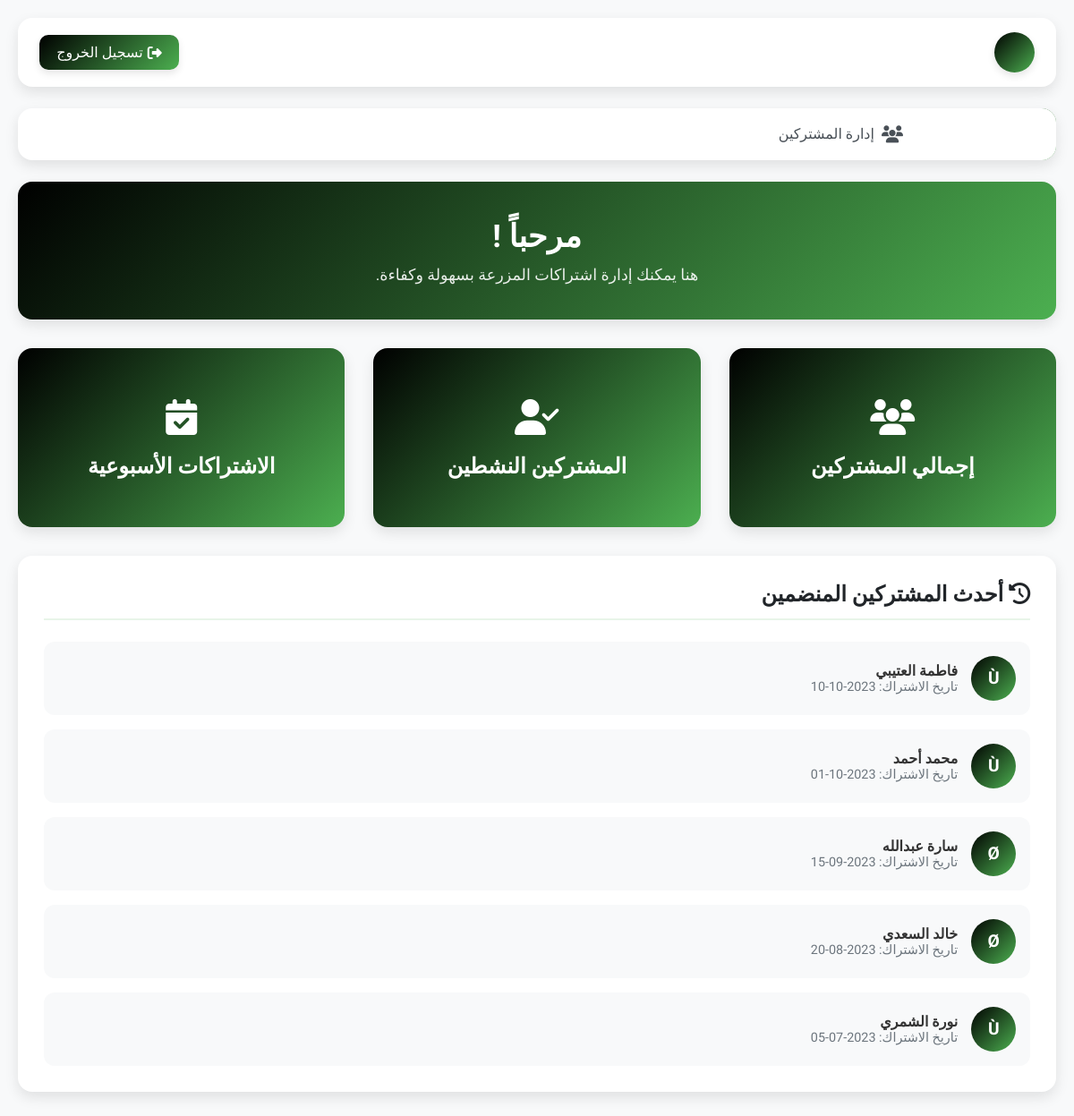
The app's page / (signed in) with its own data.
### tables this page shows
CREATE TABLE IF NOT EXISTS subscribers (
    id INT AUTO_INCREMENT PRIMARY KEY,
    full_name VARCHAR(255) NOT NULL,
    email VARCHAR(255) NOT NULL UNIQUE,
    phone VARCHAR(20),
    address TEXT NOT NULL,
    subscription_type ENUM('أسبوعي', 'شهري', 'ربع سنوي') DEFAULT 'أسبوعي',
    subscription_status ENUM('نشط', 'موقف', 'ملغى') DEFAULT 'نشط',
    start_date DATE NOT NULL,
    payment_method ENUM('بطاقة ائتمان', 'تحويل بنكي', 'نقدي عند الاستلام') DEFAULT 'بطاقة ائتمان',
    box_preferences TEXT,
    notes TEXT,
    created_at TIMESTAMP DEFAULT CURRENT_TIMESTAMP,
    updated_at TIMESTAMP DEFAULT CURRENT_TIMESTAMP ON UPDATE CURRENT_TIMESTAMP
);

### config.php (called while the page is built, shortened)
<?php
$conn = mysqli_connect(DB_SERVER, DB_USERNAME, DB_PASSWORD, DB_NAME);
mysqli_set_charset($conn, "utf8");
function getSystemStats() {
    global $conn;
    $stats = array();
    $sql = "SELECT COUNT(*) as total FROM subscribers";
    $result = mysqli_query($conn, $sql);
    $row = mysqli_fetch_assoc($result);
    $stats['total_subscribers'] = $row['total'] ? $row['total'] : 0;
    $sql = "SELECT COUNT(*) as total FROM subscribers WHERE subscription_status = 'نشط'";
    $result = mysqli_query($conn, $sql);
    $row = mysqli_fetch_assoc($result);
    $stats['active_subscribers'] = $row['total'] ? $row['total'] : 0;
    $sql = "SELECT subscription_type, COUNT(*) as total FROM subscribers GROUP BY subscription_type";
    $result = mysqli_query($conn, $sql);
    $stats['subscribers_by_type'] = array();
    while($row = mysqli_fetch_assoc($result)) {
        $stats['subscribers_by_type'][$row['subscription_type']] = $row['total'];
    }
    $sql = "SELECT full_name, start_date FROM subscribers ORDER BY start_date DESC LIMIT 5";
    $result = mysqli_query($conn, $sql);
    $stats['recent_subscribers'] = array();
    while($row = mysqli_fetch_assoc($result)) {
        $stats['recent_subscribers'][] = $row;
    }
    return $stats;
}
?>

### index.php (the view, shortened to what this page needs)
<?php
include "config.php";
$stats = getSystemStats();
?>
<!DOCTYPE html>
<html lang="ar" dir="rtl">
<head>
    <link rel="stylesheet" href="https://cdnjs.cloudflare.com/ajax/libs/font-awesome/6.4.0/css/all.min.css">
</head>
<body>
    <div class="container">
        <div class="topbar">
            <div class="user-info">
                <div class="avatar"><?php echo substr($_SESSION["username"], 0, 1); ?></div>
            </div>
            <a href="logout.php" class="logout-btn"><i class="fas fa-sign-out-alt"></i> تسجيل الخروج</a>
        </div>
        <div class="nav">
            <a href="index.php" class="active"><i class="fas fa-home"></i> الرئيسية</a>
            <a href="subscribers.php"><i class="fas fa-users"></i> إدارة المشتركين</a>
        </div>
        <div class="welcome-section">
            <h2>مرحباً <?php echo $_SESSION["username"]; ?>!</h2>
            <p>هنا يمكنك إدارة اشتراكات المزرعة بسهولة وكفاءة.</p>
        </div>
        <div class="flip-cards">
            <div class="flip-card">
                <div class="flip-card-inner">
                    <div class="flip-card-front">
                        <div class="flip-card-icon"><i class="fas fa-users"></i></div>
                        <h3>إجمالي المشتركين</h3>
                    </div>
                    <div class="flip-card-back">
                        <h3>إجمالي المشتركين</h3>
                        <p><?php echo $stats['total_subscribers']; ?></p>
                    </div>
                </div>
            </div>
            <div class="flip-card">
                <div class="flip-card-inner">
                    <div class="flip-card-front">
                        <div class="flip-card-icon"><i class="fas fa-user-check"></i></div>
                        <h3>المشتركين النشطين</h3>
                    </div>
                    <div class="flip-card-back">
                        <h3>المشتركين النشطين</h3>
                        <p><?php echo $stats['active_subscribers']; ?></p>
                    </div>
                </div>
            </div>
            <div class="flip-card">
                <div class="flip-card-inner">
                    <div class="flip-card-front">
                        <div class="flip-card-icon"><i class="fas fa-calendar-check"></i></div>
                        <h3>الاشتراكات الأسبوعية</h3>
                    </div>
                    <div class="flip-card-back">
                        <h3>الاشتراكات الأسبوعية</h3>
                        <p><?php echo isset($stats['subscribers_by_type']['أسبوعي']) ? $stats['subscribers_by_type']['أسبوعي'] : 0; ?></p>
                    </div>
                </div>
            </div>
        </div>
        <div class="recent-subscribers">
            <h3><i class="fas fa-history"></i> أحدث المشتركين المنضمين</h3>
            <div class="subscriber-list">
                <?php if(count($stats['recent_subscribers']) > 0): ?>
                    <?php foreach($stats['recent_subscribers'] as $subscriber): ?>
                        <div class="subscriber-item">
                            <div class="subscriber-avatar"><?php echo substr($subscriber['full_name'], 0, 1); ?></div>
                            <div class="subscriber-info">
                                <div class="subscriber-name"><?php echo $subscriber['full_name']; ?></div>
                                <div class="subscriber-date">تاريخ الاشتراك: <?php echo $subscriber['start_date']; ?></div>
                            </div>
                        </div>
                    <?php endforeach; ?>
                <?php else: ?>
                    <p style="text-align: center; padding: 2rem;">لا يوجد مشتركين حتى الآن</p>
                <?php endif; ?>
            </div>
        </div>
    </div>
</body>
</html>

### index.php (style rules this page uses)
:root { --primary: #000000; --primary-dark: #333333; --secondary: #4CAF50; --success: #4CAF50; --danger: #F44336; --info: #2196F3; --warning: #FF9800; --light: #f8f9fa; --dark: #212529; --background: #f8f9fa; --card-shadow: 0 6px 15px rgba(0, 0, 0, 0.1); }
* { margin: 0; padding: 0; box-sizing: border-box; font-family: 'Tajawal', sans-serif; }
body { background-color: var(--background); color: #333; min-height: 100vh; }
.container { max-width: 1200px; margin: 0 auto; padding: 20px; }
.topbar { background-color: white; border-radius: 16px; padding: 1rem 1.5rem; margin-bottom: 1.5rem; display: flex; justify-content: space-between; align-items: center; box-shadow: var(--card-shadow); animation: slideDown 0.5s ease; }
.user-info { display: flex; align-items: center; }
.user-info .avatar { width: 45px; height: 45px; background: linear-gradient(135deg, var(--primary), var(--secondary)); border-radius: 50%; display: flex; align-items: center; justify-content: center; color: white; margin-left: 10px; font-weight: bold; box-shadow: 0 4px 8px rgba(0,0,0,0.1); }
.logout-btn { background: linear-gradient(135deg, var(--primary), var(--secondary)); color: white; padding: 0.6rem 1.2rem; border-radius: 10px; text-decoration: none; display: flex; align-items: center; transition: all 0.3s; box-shadow: 0 4px 8px rgba(0,0,0,0.1); }
.logout-btn i { margin-left: 5px; }
.nav { display: flex; background: white; border-radius: 16px; margin-bottom: 1.5rem; box-shadow: var(--card-shadow); overflow: hidden; animation: slideDown 0.6s ease; }
.nav a { padding: 1.2rem 1.8rem; text-decoration: none; color: #495057; font-weight: 500; transition: all 0.3s; display: flex; align-items: center; position: relative; overflow: hidden; }
.nav a:before { content: ''; position: absolute; top: 0; left: 0; width: 100%; height: 100%; background: linear-gradient(135deg, var(--primary), var(--secondary)); z-index: -1; transform: translateY(100%); transition: transform 0.3s ease; }
.nav a:hover:before, .nav a.active:before { transform: translateY(0); }
.nav a:hover, .nav a.active { color: white; }
.nav a i { margin-left: 8px; font-size: 1.2rem; }
.welcome-section { background: linear-gradient(135deg, var(--primary), var(--secondary)); color: white; padding: 2.5rem; border-radius: 16px; margin-bottom: 2rem; box-shadow: var(--card-shadow); text-align: center; animation: fadeIn 1s ease; }
.welcome-section h2 { font-size: 2.2rem; margin-bottom: 0.8rem; }
.welcome-section p { font-size: 1.1rem; opacity: 0.9; }
.flip-cards { display: grid; grid-template-columns: repeat(auto-fit, minmax(280px, 1fr)); gap: 2rem; margin-bottom: 2rem; }
.flip-card { perspective: 1000px; height: 200px; }
.flip-card-inner { position: relative; width: 100%; height: 100%; text-align: center; transition: transform 0.8s; transform-style: preserve-3d; }
.flip-card-front, .flip-card-back { position: absolute; width: 100%; height: 100%; backface-visibility: hidden; border-radius: 16px; display: flex; flex-direction: column; justify-content: center; align-items: center; box-shadow: var(--card-shadow); }
.flip-card-front { background: linear-gradient(135deg, var(--primary), var(--secondary)); color: white; }
.flip-card-back { background: white; color: var(--dark); transform: rotateY(180deg); padding: 1.5rem; }
.flip-card-icon { font-size: 2.5rem; margin-bottom: 1rem; }
.flip-card-front h3 { font-size: 1.5rem; }
.flip-card-back h3 { font-size: 1.3rem; margin-bottom: 0.8rem; color: var(--primary); }
.flip-card-back p { font-size: 2rem; font-weight: 800; color: var(--secondary); }
.recent-subscribers { background-color: white; border-radius: 16px; padding: 1.8rem; box-shadow: var(--card-shadow); margin-bottom: 1.8rem; }
.recent-subscribers h3 { font-size: 1.5rem; color: var(--dark); margin-bottom: 1.5rem; padding-bottom: 0.8rem; border-bottom: 2px solid #E8F5E9; }
.subscriber-list { display: grid; gap: 1rem; }
.subscriber-item { display: flex; align-items: center; padding: 1rem; background-color: #f8f9fa; border-radius: 12px; transition: all 0.3s; }
.subscriber-avatar { width: 50px; height: 50px; background: linear-gradient(135deg, var(--primary), var(--secondary)); border-radius: 50%; display: flex; align-items: center; justify-content: center; color: white; margin-left: 15px; font-weight: bold; font-size: 1.2rem; }
.subscriber-info { flex: 1; }
.subscriber-name { font-weight: 600; color: #333; }
.subscriber-date { font-size: 0.9rem; color: #6c757d; }

### records on screen
subscribers: full_name "Ù", full_name "فاطمة العتيبي", start_date "2023-10-10"
subscribers: full_name "Ù", full_name "محمد أحمد", start_date "2023-10-01"
subscribers: full_name "Ø", full_name "سارة عبدالله", start_date "2023-09-15"
subscribers: full_name "Ø", full_name "خالد السعدي", start_date "2023-08-20"
subscribers: full_name "Ù", full_name "نورة الشمري", start_date "2023-07-05"

### other values on screen
$stats['total_subscribers'] "5"
$stats['active_subscribers'] "3"
$stats['subscribers_by_type']['أسبوعي'] "2"
